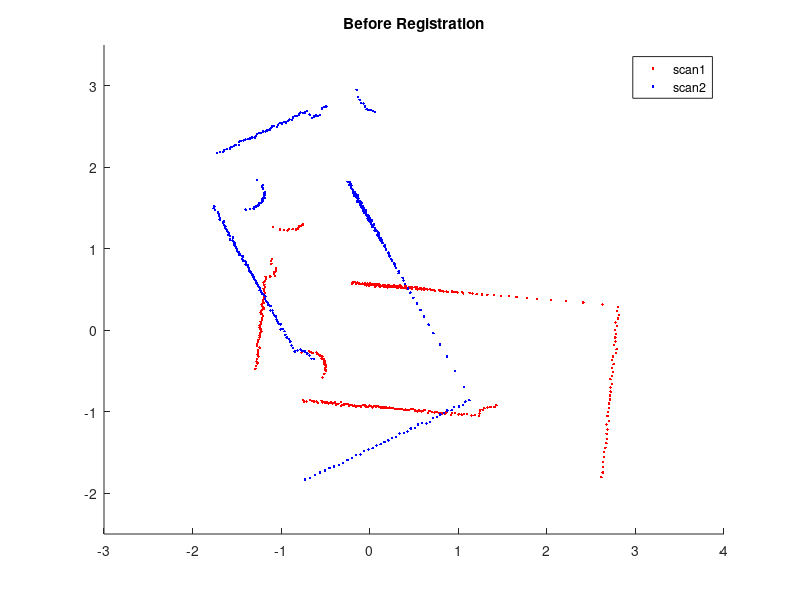

The MATLAB script that drew this image: (Note: this script raises an error after producing the figure.)
clc
clear;
close all;

HMS = 30;
HMCR = 0.88;
PARmax = 0.98;
PARmin = 0.55;
bw_max = 8;
bw_min = 0.2;
NI = 250;
dim = 3;

lidar_scans = load('lidar_scans.mat');
lidar_scans = lidar_scans.lidar_Scans;  

map = lidar_scans.Scan1';

i=1;
X = [1.47 -0.2 1];
T = [ cos(X(i,3))    -sin(X(i,3))   X(i,1) ;
      sin(X(i,3))     cos(X(i,3))   X(i,2) ;
          0                0           1   ];
scan = [map ones(size(map,1),1)]*inv(T)'; 
scan = scan(:, 1:2);

figure
scatter(map(:,1),map(:,2),'r','.');
hold on
scatter(scan(:,1),scan(:,2),'b','.');
axis([-3 4 -2.5 3.5])
title('Before Registration')
legend('scan1','scan2');
hold off;
drawnow;

convHSL = zeros(NI, 1);

err = [0.5 0.5 15*pi/180];
pos = [1.2 -0.5 1.21];


HM = ones(HMS,1)*(pos-err) + rand(HMS,dim).*(2*ones(HMS,1)*err);
HM(1,:) = pos;
F = scanMatch(HM, map, scan);

for iter = 1 : NI
    disp(iter);
    convHSL(iter) = max(F); %sqrt((HM(F == max(F), :)-pos)*(HM(F == max(F), :)-pos)');
    
    X = zeros(1, dim);

    PAR = PARmin + (PARmax - PARmin)*iter/NI;
    bw = bw_max*exp(log(bw_min/bw_max)*iter/NI);

    for i = 1 : dim
       if rand <= HMCR
           X(i) = HM(randi(HMS),i);
           if rand <= PAR;
               X(i) = X(i) + 1 - 2*rand*bw;
           end
       else
           X(i) = pos(i) - err(i) + 2*rand*err(i);
       end
    end
    X(3) = pi_to_pi(X(3));

    temp = scanMatch(X, map, scan);
    if temp > min(F)
        HM(F == min(F), :) = ones(size(HM(F == min(F), :),1),1)*X;
        F(F == min(F)) = temp;
    end
  
end

i=1;
X = HM(F == max(F), :);
T = [ cos(X(i,3))    -sin(X(i,3))   X(i,1) ;
      sin(X(i,3))     cos(X(i,3))   X(i,2) ;
          0                0           1   ];
S = [scan ones(size(scan,1),1)]*T'; 
S = S(:, 1:2);

figure
scatter(map(:,1),map(:,2),'r','.');
hold on
scatter(S(:,1),S(:,2),'b','.');
axis([-3 4 -3.5 2])
title('After Registration (HS)')
legend('scan1','scan2');
hold off;
drawnow;

